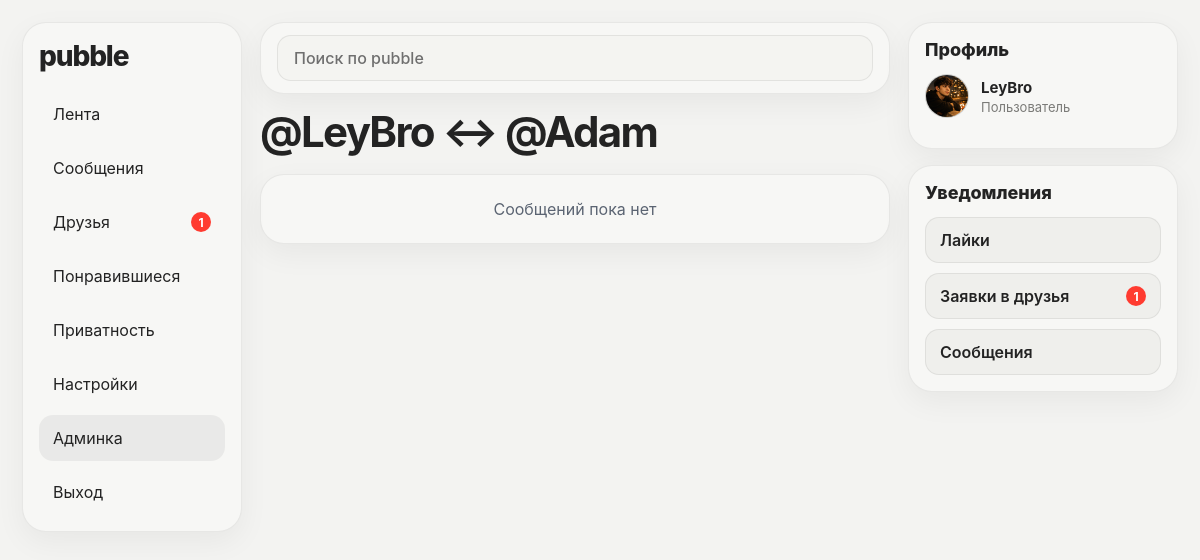
The app's page /admin/conversation/4 (signed in) with its own data.
### tables this page shows
CREATE TABLE users (
            id INTEGER PRIMARY KEY AUTOINCREMENT,
            username TEXT NOT NULL UNIQUE,
            email TEXT NOT NULL UNIQUE,
            password TEXT NOT NULL,
            created_at TIMESTAMP DEFAULT CURRENT_TIMESTAMP
        , bio TEXT DEFAULT '', avatar_url TEXT DEFAULT '', message_privacy TEXT DEFAULT 'everyone', is_profile_private INTEGER DEFAULT 0, hide_posts INTEGER DEFAULT 0, hide_profile_photos INTEGER DEFAULT 0, email_verified INTEGER DEFAULT 0, email_verification_code TEXT DEFAULT '', password_reset_code TEXT DEFAULT '', password_reset_expires TEXT DEFAULT '', posts_visibility TEXT DEFAULT 'everyone', photos_visibility TEXT DEFAULT 'everyone', last_seen_at TIMESTAMP, is_banned INTEGER DEFAULT 0, ban_reason TEXT DEFAULT '', banned_at TIMESTAMP, is_admin INTEGER DEFAULT 0, is_moderator INTEGER DEFAULT 0);

### app.py (the view)
@app.route("/admin/conversation/<int:conversation_id>")
@admin_required
def admin_conversation_detail(conversation_id):
    with get_db_connection() as conn:
        conversation = conn.execute("""
            SELECT
                conversations.*,
                u1.username AS user1_username,
                u2.username AS user2_username
            FROM conversations
            JOIN users u1 ON conversations.user1_id = u1.id
            JOIN users u2 ON conversations.user2_id = u2.id
            WHERE conversations.id = ?
        """, (conversation_id,)).fetchone()
        if not conversation:
            flash("Диалог не найден")
            return redirect(url_for("admin_conversations"))
        messages = conn.execute("""
            SELECT
                messages.id,
                messages.content,
                messages.created_at,
                messages.sender_id,
                users.username
            FROM messages
            JOIN users ON users.id = messages.sender_id
            WHERE messages.conversation_id = ?
            ORDER BY messages.created_at ASC, messages.id ASC
        """, (conversation_id,)).fetchall()
    return render_template(
        "admin_conversation_detail.html",
        conversation=conversation,
        messages=messages
    )

### app.py (called while the page is built)
def update_last_seen(user_id):
    if not user_id:
        return
    with get_db_connection() as conn:
        conn.execute("""
            UPDATE users
            SET last_seen_at = CURRENT_TIMESTAMP
            WHERE id = ?
        """, (user_id,))
        conn.commit()

def admin_required(view_func):
    @wraps(view_func)
    def wrapper(*args, **kwargs):
        if not session.get("user_id"):
            flash("Сначала войди в аккаунт")
            return redirect(url_for("login"))
        with get_db_connection() as conn:
            if not is_admin_user(conn, session["user_id"]):
                flash("Доступ запрещён")
                return redirect(url_for("index"))
        return view_func(*args, **kwargs)
    return wrapper

def get_db_connection():
    conn = sqlite3.connect(DATABASE, timeout=10)
    conn.row_factory = sqlite3.Row
    return conn

def is_admin_user(conn, user_id):
    if not user_id:
        return False
    user = conn.execute(
        "SELECT is_admin FROM users WHERE id = ?",
        (user_id,)
    ).fetchone()
    return bool(user and "is_admin" in user.keys() and user["is_admin"] == 1)

def is_moderator_user(conn, user_id):
    if not user_id:
        return False
    user = conn.execute(
        "SELECT is_moderator FROM users WHERE id = ?",
        (user_id,)
    ).fetchone()
    return bool(user and "is_moderator" in user.keys() and user["is_moderator"] == 1)

@app.before_request
def chek_maintenance():
    if MAINTENANCE_MODE:
        return "Сайт на техническом обслуживании.", 503

@app.before_request
def before_request_handler():
    if session.get("user_id"):
        update_last_seen(session["user_id"])

### templates/admin_conversation_detail.html (shortened to what this page needs)
{% extends "base.html" %}
{% block content %}
<div class="page-top">
    <h1>@{{ conversation.user1_username }} ↔ @{{ conversation.user2_username }}</h1>
</div>
<div class="chat-box">
    {% if messages %}
        {% for message in messages %}
            <div class="comment message {% if message.sender_id == conversation.user1_id %}their-message{% else %}my-message{% endif %}">
                <div class="comment-header">
                    <strong>@{{ message.username }}</strong>
                    <span data-utc-time="{{ message.created_at }}">{{ message.created_at }}</span>
                </div>
                <p>{{ message.content }}</p>
            </div>
        {% endfor %}
    {% else %}
        <div class="empty-state">Сообщений пока нет</div>
    {% endif %}
</div>
{% endblock %}

### templates/base.html (shortened to what this page needs)
{% set current_theme = session.get('theme', 'light') %}
{% set is_auth_page = request.path in ['/login', '/register', '/forgot-password'] %}
{% set is_chat_page = request.path.startswith('/messages/') %}
{% set is_logged_in = session.get('user_id') %}
<!DOCTYPE html>
<html lang="ru" data-theme="{{ current_theme }}">
<head>
    <link rel="stylesheet" href="{{ url_for('static', filename='style.css') }}">
</head>
<body class="{% if is_chat_page %}chat-body{% endif %}">
    {% if is_logged_in and not is_auth_page and not is_chat_page %}
        <div class="desktop-shell">
            <aside class="desktop-sidebar">
                <div class="desktop-sidebar-card">
                    <a class="desktop-logo" href="/">pubble</a>
                    <nav class="desktop-nav">
                        <a href="/" class="desktop-nav-link {% if request.path == '/' and request.args.get('tab') != 'popular' %}active{% endif %}">Лента</a>
                        <a href="/messages" class="desktop-nav-link {% if request.path.startswith('/messages') %}active{% endif %}">
                            <span>Сообщения</span>
                        </a>
                        <a href="/friends" class="desktop-nav-link {% if request.path == '/friends' %}active{% endif %}">
                            <span>Друзья</span>
                            {% if friends_notifications > 0 %}
                                <span class="desktop-nav-badge">{{ friends_notifications }}</span>
                            {% endif %}
                        </a>
                        <a href="/liked" class="desktop-nav-link {% if request.path == '/liked' %}active{% endif %}">Понравившиеся</a>
                        <a href="/privacy" class="desktop-nav-link {% if request.path == '/privacy' %}active{% endif %}">Приватность</a>
                        <a href="/settings" class="desktop-nav-link {% if request.path == '/settings' %}active{% endif %}">Настройки</a>
                        {% if is_admin %}
                            <a href="/admin" class="desktop-nav-link {% if request.path.startswith('/admin') %}active{% endif %}">
                                Админка
                            </a>
                        {% endif %}
                        <a href="/logout" class="desktop-nav-link">Выход</a>
                    </nav>
                </div>
            </aside>
            <div class="desktop-main-column">
                <header class="desktop-topbar">
                    <form class="desktop-search" method="GET" action="/search">
                        <input
                            type="text"
                            name="q"
                            placeholder="Поиск по pubble"
                            value="{{ request.args.get('q', '') }}"
                        >
                    </form>
                </header>
                <main class="desktop-content">
    {% else %}
                <main class="page-wrap {% if is_chat_page %}chat-page-wrap{% elif is_auth_page %}auth-clean-wrap{% else %}guest-clean-wrap{% endif %}">
    {% endif %}
                    {% block content %}{% endblock %}
                </main>
    {% if is_logged_in and not is_auth_page and not is_chat_page %}
            </div>
            <aside class="desktop-rightbar">
                <div class="desktop-side-card profile-side-card">
                    <h3 class="desktop-side-title">Профиль</h3>
                    <a class="profile-side-user" href="/profile/{{ session.get('username') }}">
                        <img
                            src="{{ url_for('static', filename=(session.get('avatar_url') or 'default-avatar.jpg')) }}"
                            alt="avatar"
                            class="profile-side-avatar"
                        >
                        <div class="profile-side-meta">
                            <strong>{{ session.get('username') }}</strong>
                            <span>{{ session.get('full_name') or 'Пользователь' }}</span>
                        </div>
                    </a>
                </div>
                <div class="desktop-side-card notifications-side-card">
                    <h3 class="desktop-side-title">Уведомления</h3>
                    <div class="notify-accordion">
                        <button class="notify-accordion-toggle" type="button" data-accordion-target="likesBox">
                            <span>Лайки</span>
                        </button>
                    </div>
                    <div class="notify-accordion">
                        <button class="notify-accordion-toggle" type="button" data-accordion-target="friendsBox">
                            <span>Заявки в друзья</span>
                            {% if friends_notifications > 0 %}
                                <span class="notify-count">{{ friends_notifications }}</span>
                            {% endif %}
                        </button>
                    </div>
                    <div class="notify-accordion">
                        <button class="notify-accordion-toggle" type="button" data-accordion-target="messagesBox">
                            <span>Сообщения</span>
                        </button>
                    </div>
                </div>
            </aside>
        </div>
    {% endif %}
</body>
</html>

### records on screen
users: user1_username "LeyBro", get "LeyBro"
users: user2_username "Adam"

### other values on screen
{{ friends_notifications }} "1"
{{ session.get('full_name') or 'Пользователь' }} "Пользователь"
